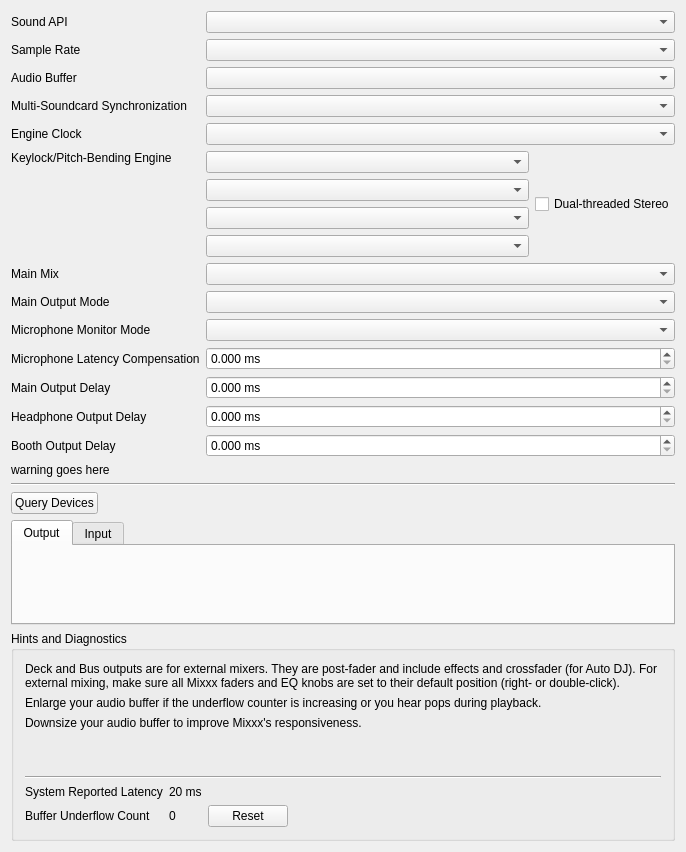
<?xml version="1.0" encoding="UTF-8"?>
<ui version="4.0">
 <class>DlgPrefSoundDlg</class>
 <widget class="QWidget" name="DlgPrefSoundDlg">
  <property name="geometry">
   <rect>
    <x>0</x>
    <y>0</y>
    <width>686</width>
    <height>852</height>
   </rect>
  </property>
  <property name="windowTitle">
   <string>Sound Hardware Preferences</string>
  </property>
  <layout class="QVBoxLayout" name="verticalLayout_2">
   <item>
    <layout class="QGridLayout" name="gridLayout" columnstretch="0,1">
     <item row="0" column="0">
      <widget class="QLabel" name="apiLabel">
       <property name="text">
        <string>Sound API</string>
       </property>
       <property name="openExternalLinks">
        <bool>true</bool>
       </property>
       <property name="buddy">
        <cstring>apiComboBox</cstring>
       </property>
      </widget>
     </item>
     <item row="0" column="1">
      <layout class="QHBoxLayout" name="apiHBox">
        <item>
          <widget class="QComboBox" name="apiComboBox"/>
        </item>
      </layout>
     </item>
     <item row="1" column="0">
      <widget class="QLabel" name="sampleRateLabel">
       <property name="text">
        <string>Sample Rate</string>
       </property>
       <property name="buddy">
        <cstring>sampleRateComboBox</cstring>
       </property>
      </widget>
     </item>
     <item row="1" column="1">
      <widget class="QComboBox" name="sampleRateComboBox"/>
     </item>
     <item row="2" column="0">
      <widget class="QLabel" name="audioBufferLabel">
       <property name="text">
        <string>Audio Buffer</string>
       </property>
       <property name="buddy">
        <cstring>audioBufferComboBox</cstring>
       </property>
      </widget>
     </item>
     <item row="2" column="1">
      <widget class="QComboBox" name="audioBufferComboBox"/>
     </item>
     <item row="3" column="0">
      <widget class="QLabel" name="deviceSyncLabel">
       <property name="text">
        <string>Multi-Soundcard Synchronization</string>
       </property>
      </widget>
     </item>
     <item row="3" column="1">
      <widget class="QComboBox" name="deviceSyncComboBox"/>
     </item>
     <item row="4" column="0">
      <widget class="QLabel" name="engineClockLabel">
       <property name="text">
        <string>Engine Clock</string>
       </property>
      </widget>
     </item>
     <item row="4" column="1">
      <widget class="QComboBox" name="engineClockComboBox">
       <property name="toolTip">
        <string>Use soundcard clock for live audience setups and lowest latency.&lt;br&gt;Use network clock for broadcasting without a live audience.</string>
       </property>
      </widget>
     </item>
     <item row="5" column="0">
      <widget class="QLabel" name="keylockLabel">
       <property name="text">
        <string>Keylock/Pitch-Bending Engine</string>
       </property>
       <property name="buddy">
        <cstring>keylockComboBox1</cstring>
       </property>
       <property name="alignment">
        <set>Qt::AlignLeading|Qt::AlignLeft|Qt::AlignTop</set>
       </property>
      </widget>
     </item>
     <item row="5" column="1">
      <layout class="QHBoxLayout" name="horizontalLayout">
       <item>
        <layout class="QVBoxLayout" name="keylockEngineLayout">
         <item>
          <widget class="QComboBox" name="keylockComboBox1"/>
         </item>
         <item>
          <widget class="QComboBox" name="keylockComboBox2"/>
         </item>
         <item>
          <widget class="QComboBox" name="keylockComboBox3"/>
         </item>
         <item>
          <widget class="QComboBox" name="keylockComboBox4"/>
         </item>
        </layout>
       </item>
       <item>
        <widget class="QCheckBox" name="keylockDualthreadedCheckBox">
         <property name="sizePolicy">
          <sizepolicy hsizetype="Maximum" vsizetype="Fixed">
           <horstretch>0</horstretch>
           <verstretch>0</verstretch>
          </sizepolicy>
         </property>
         <property name="text">
          <string>Dual-threaded Stereo</string>
         </property>
        </widget>
       </item>
      </layout>
     </item>
     <item row="6" column="0">
      <widget class="QLabel" name="masteMixLabel">
       <property name="text">
        <string>Main Mix</string>
       </property>
      </widget>
     </item>
     <item row="6" column="1">
      <widget class="QComboBox" name="mainMixComboBox"/>
     </item>
     <item row="7" column="1">
      <widget class="QComboBox" name="mainOutputModeComboBox"/>
     </item>
     <item row="7" column="0">
      <widget class="QLabel" name="mainMonoLabel">
       <property name="text">
        <string>Main Output Mode</string>
       </property>
      </widget>
     </item>
     <item row="8" column="1">
      <widget class="QComboBox" name="micMonitorModeComboBox"/>
     </item>
     <item row="8" column="0">
      <widget class="QLabel" name="micMonitorModeLabel">
       <property name="text">
        <string>Microphone Monitor Mode</string>
       </property>
       <property name="openExternalLinks">
        <bool>true</bool>
       </property>
      </widget>
     </item>
     <item row="9" column="0">
      <widget class="QLabel" name="latencyCompensationLabel">
       <property name="text">
        <string>Microphone Latency Compensation</string>
       </property>
       <property name="openExternalLinks">
        <bool>true</bool>
       </property>
      </widget>
     </item>
     <item row="9" column="1">
      <widget class="QDoubleSpinBox" name="latencyCompensationSpinBox">
       <property name="suffix">
        <string> ms</string>
       </property>
       <property name="decimals">
        <number>3</number>
       </property>
       <property name="maximum">
        <double>500.000000000000000</double>
       </property>
       <property name="singleStep">
        <double>0.100000000000000</double>
       </property>
      </widget>
     </item>
     <item row="11" column="0">
      <widget class="QLabel" name="mainDelayLabel">
       <property name="text">
        <string>Main Output Delay</string>
       </property>
      </widget>
     </item>
     <item row="11" column="1">
      <widget class="QDoubleSpinBox" name="mainDelaySpinBox">
       <property name="suffix">
        <string extracomment="milliseconds"> ms</string>
       </property>
       <property name="decimals">
        <number>3</number>
       </property>
       <property name="maximum">
        <double>500.000000000000000</double>
       </property>
       <property name="singleStep">
        <double>0.100000000000000</double>
       </property>
      </widget>
     </item>
     <item row="12" column="0">
      <widget class="QLabel" name="headDelayLabel">
       <property name="text">
        <string>Headphone Output Delay</string>
       </property>
      </widget>
     </item>
     <item row="12" column="1">
      <widget class="QDoubleSpinBox" name="headDelaySpinBox">
       <property name="suffix">
        <string extracomment="milliseconds"> ms</string>
       </property>
       <property name="decimals">
        <number>3</number>
       </property>
       <property name="maximum">
        <double>500.000000000000000</double>
       </property>
       <property name="singleStep">
        <double>0.100000000000000</double>
       </property>
      </widget>
     </item>
     <item row="13" column="0">
      <widget class="QLabel" name="boothDelayLabel">
       <property name="text">
        <string>Booth Output Delay</string>
       </property>
      </widget>
     </item>
     <item row="13" column="1">
      <widget class="QDoubleSpinBox" name="boothDelaySpinBox">
       <property name="suffix">
        <string extracomment="milliseconds"> ms</string>
       </property>
       <property name="decimals">
        <number>3</number>
       </property>
       <property name="maximum">
        <double>500.000000000000000</double>
       </property>
       <property name="singleStep">
        <double>0.100000000000000</double>
       </property>
      </widget>
     </item>
     <item row="14" column="0" colspan="2">
      <widget class="QLabel" name="latencyCompensationWarningLabel">
       <property name="text">
        <string notr="true">warning goes here</string>
       </property>
      </widget>
     </item>
    </layout>
   </item>
   <item>
    <widget class="Line" name="line_2">
     <property name="orientation">
      <enum>Qt::Horizontal</enum>
     </property>
    </widget>
   </item>
   <item>
    <layout class="QHBoxLayout" name="buttonsHLayout">
     <item>
      <widget class="QPushButton" name="queryButton">
       <property name="text">
        <string>Query Devices</string>
       </property>
      </widget>
     </item>
     <item>
      <spacer name="buttonsHSpacer">
       <property name="orientation">
        <enum>Qt::Horizontal</enum>
       </property>
       <property name="sizeHint" stdset="0">
        <size>
         <width>40</width>
         <height>20</height>
        </size>
       </property>
      </spacer>
     </item>
    </layout>
   </item>
   <item>
    <widget class="QTabWidget" name="ioTabs">
     <property name="sizePolicy">
      <sizepolicy hsizetype="MinimumExpanding" vsizetype="Expanding">
       <horstretch>0</horstretch>
       <verstretch>0</verstretch>
      </sizepolicy>
     </property>
     <property name="currentIndex">
      <number>0</number>
     </property>
     <widget class="QWidget" name="outputTab">
      <attribute name="title">
       <string>Output</string>
      </attribute>
      <layout class="QVBoxLayout" name="outputVLayout">
       <item>
        <spacer name="outputVSpacer">
         <property name="orientation">
          <enum>Qt::Vertical</enum>
         </property>
         <property name="sizeType">
          <enum>QSizePolicy::MinimumExpanding</enum>
         </property>
         <property name="sizeHint" stdset="0">
          <size>
           <width>20</width>
           <height>1</height>
          </size>
         </property>
        </spacer>
       </item>
      </layout>
     </widget>
     <widget class="QWidget" name="inputTab">
      <attribute name="title">
       <string>Input</string>
      </attribute>
      <layout class="QVBoxLayout" name="inputVLayout">
       <item>
        <spacer name="inputVSpacer">
         <property name="orientation">
          <enum>Qt::Vertical</enum>
         </property>
         <property name="sizeType">
          <enum>QSizePolicy::MinimumExpanding</enum>
         </property>
         <property name="sizeHint" stdset="0">
          <size>
           <width>20</width>
           <height>1</height>
          </size>
         </property>
        </spacer>
       </item>
      </layout>
     </widget>
    </widget>
   </item>
   <item>
    <widget class="QGroupBox" name="Hints">
     <property name="title">
      <string>Hints and Diagnostics</string>
     </property>
     <layout class="QGridLayout" name="gridLayout_6" columnstretch="0,0,0,1">
      <item row="0" column="0" colspan="4">
       <widget class="QLabel" name="deckBusHint">
        <property name="text">
         <string>Deck and Bus outputs are for external mixers. They are post-fader and include effects and crossfader (for Auto DJ). For external mixing, make sure all Mixxx faders and EQ knobs are set to their default position (right- or double-click). </string>
        </property>
        <property name="wordWrap">
         <bool>true</bool>
        </property>
        <property name="openExternalLinks">
         <bool>true</bool>
        </property>
       </widget>
      </item>
      <item row="1" column="0" colspan="4">
       <widget class="QLabel" name="underflowCounterHint">
        <property name="text">
         <string>Enlarge your audio buffer if the underflow counter is increasing or you hear pops during playback.</string>
        </property>
        <property name="wordWrap">
         <bool>true</bool>
        </property>
       </widget>
      </item>
      <item row="2" column="0" colspan="4">
       <widget class="QLabel" name="audioBufferHint">
        <property name="text">
         <string>Downsize your audio buffer to improve Mixxx's responsiveness.</string>
        </property>
        <property name="wordWrap">
         <bool>true</bool>
        </property>
       </widget>
      </item>
      <item row="3" column="0" colspan="4">
       <widget class="QLabel" name="realtimeHint">
        <property name="wordWrap">
         <bool>true</bool>
        </property>
        <property name="openExternalLinks">
         <bool>true</bool>
        </property>
       </widget>
      </item>
      <item row="4" column="0" colspan="4">
       <widget class="QLabel" name="hardwareGuide">
        <property name="wordWrap">
         <bool>true</bool>
        </property>
        <property name="openExternalLinks">
         <bool>true</bool>
        </property>
       </widget>
      </item>
      <item row="5" column="0" colspan="4">
       <widget class="Line" name="line">
        <property name="orientation">
         <enum>Qt::Horizontal</enum>
        </property>
       </widget>
      </item>
      <item row="6" column="0">
       <widget class="QLabel" name="latencyLabel">
        <property name="text">
         <string>System Reported Latency</string>
        </property>
        <property name="buddy">
         <cstring>audioBufferComboBox</cstring>
        </property>
       </widget>
      </item>
      <item row="6" column="1">
       <widget class="QLabel" name="currentLatency">
        <property name="text">
         <string>20 ms</string>
        </property>
       </widget>
      </item>
      <item row="7" column="0">
       <widget class="QLabel" name="underflowLabel">
        <property name="text">
         <string>Buffer Underflow Count</string>
        </property>
        <property name="buddy">
         <cstring>audioBufferComboBox</cstring>
        </property>
       </widget>
      </item>
      <item row="7" column="1">
       <widget class="QLabel" name="bufferUnderflowCount">
        <property name="text">
         <string>0</string>
        </property>
       </widget>
      </item>
      <item row="7" column="2">
       <widget class="QPushButton" name="btnResetBufferUnderflowCount">
        <property name="text">
         <string>Reset</string>
        </property>
       </widget>
      </item>
     </layout>
    </widget>
   </item>
  </layout>
 </widget>
 <layoutdefault spacing="6" margin="11"/>
 <tabstops>
  <tabstop>apiComboBox</tabstop>
  <tabstop>sampleRateComboBox</tabstop>
  <tabstop>audioBufferComboBox</tabstop>
  <tabstop>deviceSyncComboBox</tabstop>
  <tabstop>engineClockComboBox</tabstop>
  <tabstop>keylockComboBox1</tabstop>
  <tabstop>mainMixComboBox</tabstop>
  <tabstop>mainOutputModeComboBox</tabstop>
  <tabstop>micMonitorModeComboBox</tabstop>
  <tabstop>latencyCompensationSpinBox</tabstop>
  <tabstop>mainDelaySpinBox</tabstop>
  <tabstop>headDelaySpinBox</tabstop>
  <tabstop>boothDelaySpinBox</tabstop>
  <tabstop>queryButton</tabstop>
  <tabstop>ioTabs</tabstop>
 </tabstops>
 <resources/>
 <connections/>
</ui>
